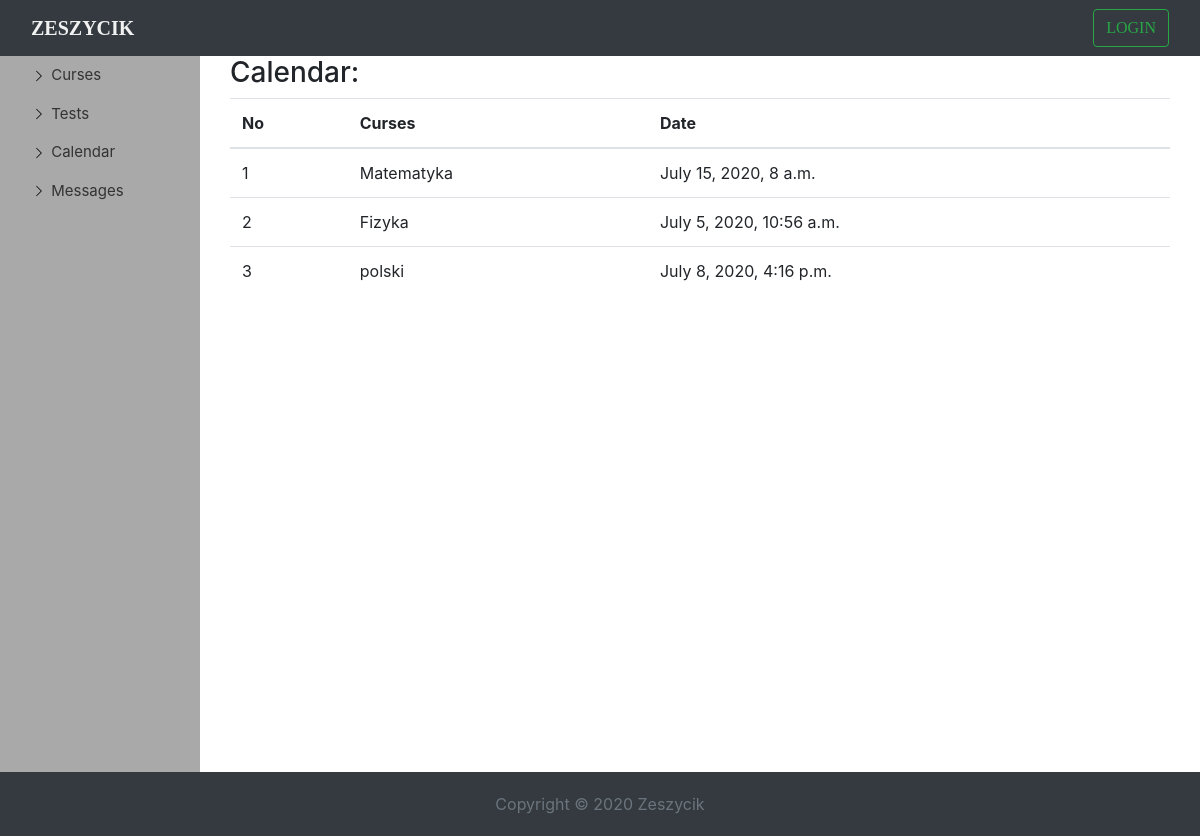
Before: /calendar with the older database file.
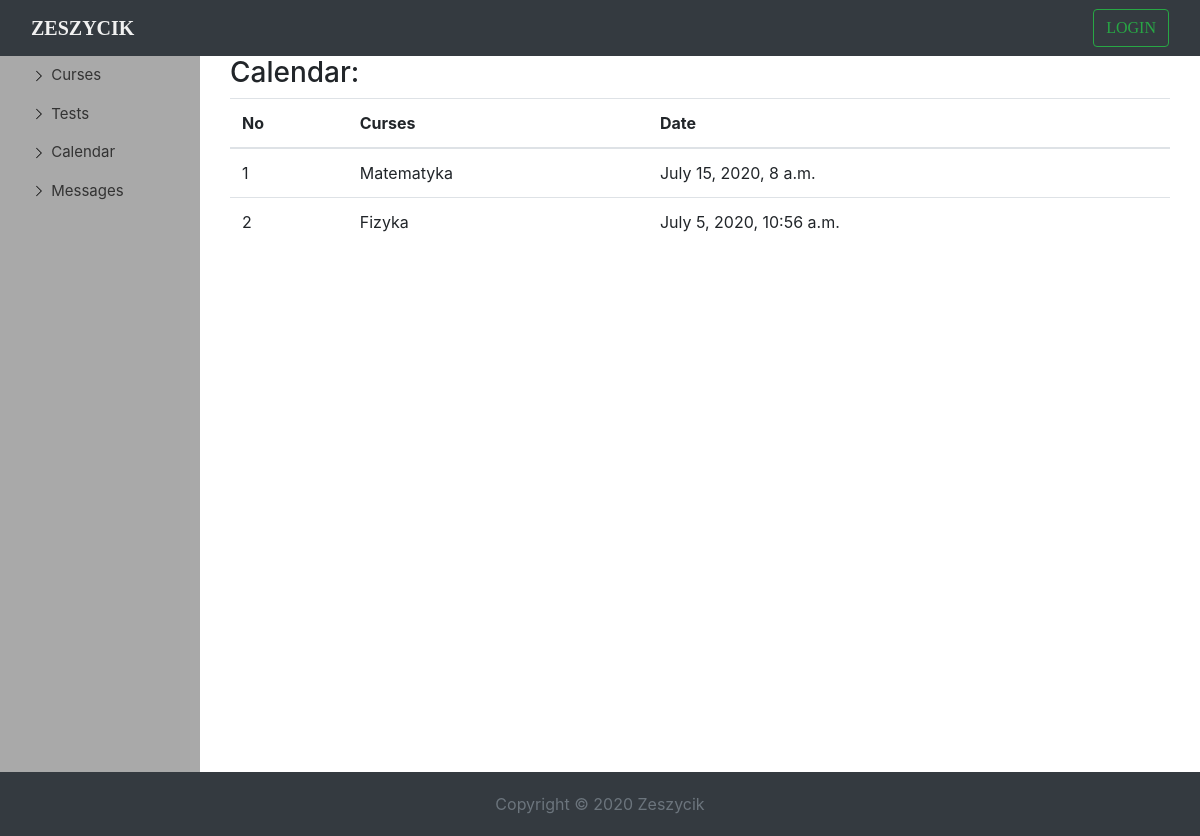
After: the same page with the newer database file.
### school/models.py (models this page shows, shortened)
class Lesson(models.Model):
    name = models.CharField(max_length=150, unique=True, blank=False)
    description = models.CharField(max_length=250)
    teacher = models.ForeignKey(SchoolUser, on_delete=models.SET_NULL, null=True, blank=True, related_name='teacher')
    date = models.DateTimeField(default=timezone.now)
    data = models.FileField(blank=True, null=True)
    students = models.ManyToManyField(SchoolUser, null=True, blank=True, related_name='students')

### school/views.py (the view)
# urls.py: path('calendar', CalendarView.as_view(), name='calendar'),
class CalendarView(ListView):
    template_name = 'calendar.html'
    model = Lesson
    context_object_name = 'lessons'

### school/templates/calendar.html (shortened to what this page needs)
{% extends 'dashboard2.html' %}
{% load static %}
{% block title %}
    <div class="container-fluid" id="dashborad-container">
    <h3>Calendar:</h3>
    <div class=" table table-responsive-md">
      <table class="table">
          <thead>
            <th scope="col">No</th>
            <th scope="col">Curses</th>
            <th scope="col">Date</th>
          </thead>
          <tbody>
            {% for lessons in lessons %}
                <tr >
                    <td>{{ lessons.pk }}</td>
                     <td>{{ lessons.name }}</td>
                    <td>{{ lessons.date }}</td>
                </tr>
            {% endfor %}
          </tbody>
      </table>
    </div>
    </div>
{% endblock title %}

Changed rows visible on the page:
removed Lesson: pk "3", name "polski", date "July 8, 2020, 4:16 p.m."
